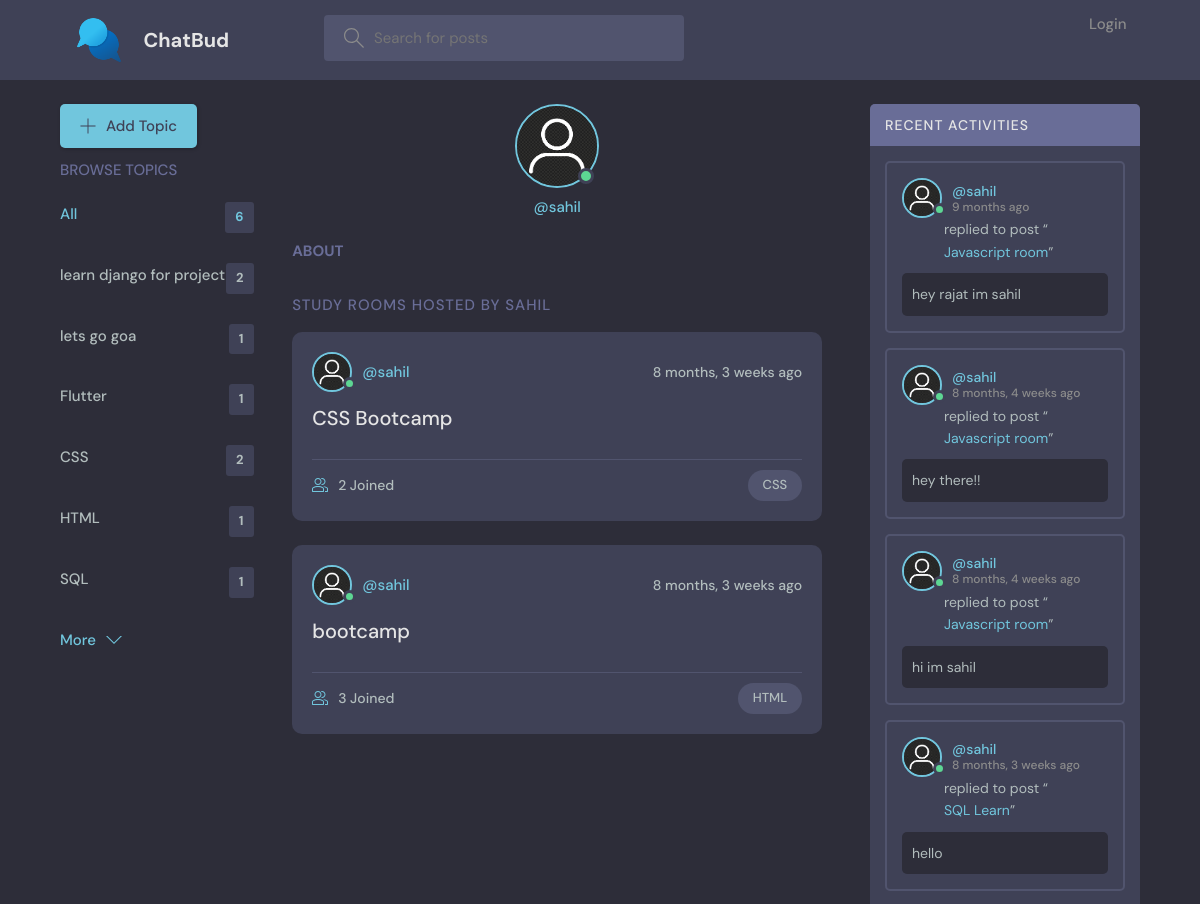
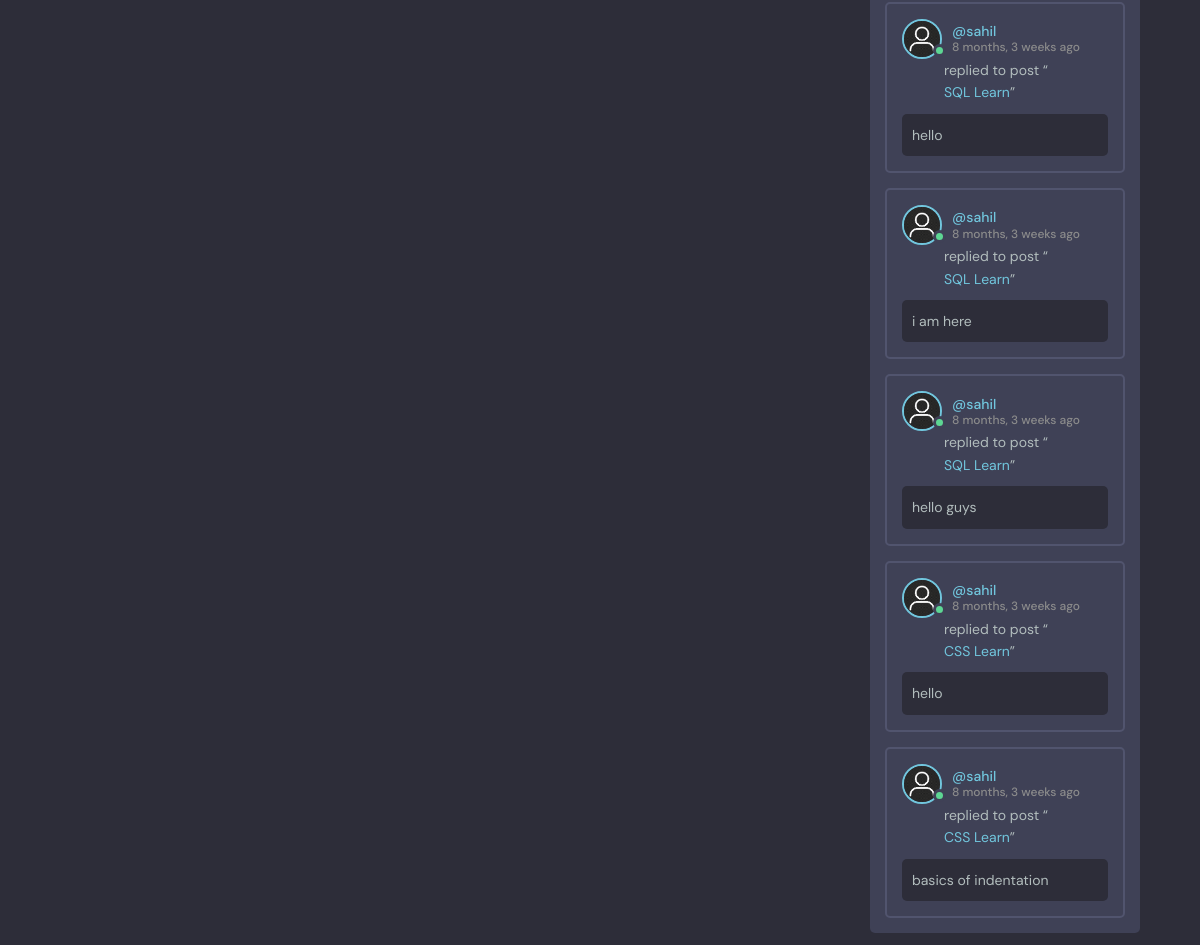
Screenshot of /user-profile/1/ with the database file from the repository (2 pictures, top to bottom).
### base/models.py (models this page shows, shortened)
class Topic(models.Model):
    name = models.CharField(max_length=200)

class Room(models.Model):
    host = models.ForeignKey(User, on_delete=models.SET_NULL, null=True)
    topic = models.ForeignKey(Topic, on_delete=models.SET_NULL, null=True)
    name = models.CharField(max_length=200)
    description = models.TextField(null=True, blank=True)
    participants = models.ManyToManyField(
        User, related_name='participants', blank=True, null=True)
    updated = models.DateTimeField(auto_now=True)
    created = models.DateTimeField(auto_now_add=True)
    class Meta:
        ordering = ['-updated', '-created']
    def __str__(self):
        return self.name

class Message(models.Model):
    user = models.ForeignKey(User, on_delete=models.CASCADE)
    room = models.ForeignKey(Room, on_delete=models.CASCADE)
    body = models.TextField()
    updated = models.DateTimeField(auto_now=True)
    created = models.DateTimeField(auto_now_add=True)

### base/views.py (the view)
# urls.py: path('user-profile/<str:pk>/', views.userProfile, name="userProfile"),
def userProfile(request, pk):
    user = User.objects.get(id=pk)
    rooms = user.room_set.all()
    room_messages = user.message_set.all()
    topics = Topic.objects.all()
    context = {'user': user, 'rooms': rooms,
               'room_messages': room_messages, 'topics': topics}
    return render(request, 'base/profile.html', context)

### base/templates/base/profile.html (shortened to what this page needs)
{% extends 'main.html' %} {% block content %} {% load static %}
<main class="profile-page layout layout--3">
  <div class="container">
    {% include 'base/topic_component.html' %}
    <div class="roomList">
      <div class="profile">
        <div class="profile__avatar">
          <div class="avatar avatar--large active">
            <img src="{% static 'images/user-img.png' %}" />
          </div>
        </div>
        <div class="profile__info">
          <p>@{{user.username}}</p>
        </div>
        <div class="profile__about">
          <h3>About</h3>
        </div>
      </div>
      <div class="roomList__header">
        <div>
          <h2>Study Rooms Hosted by {{user.username}}</h2>
        </div>
      </div>
      {% include 'base/feed_component.html' %}
    </div>
    {% include 'base/activity_component.html' %}
  </div>
</main>
{% endblock content %}

### base/templates/base/topic_component.html (shortened to what this page needs)
<div class="topics">
  <div class="topics__header">
    <div class="btn btn--main create-topic">
      <svg
        version="1.1"
        xmlns="http://www.w3.org/2000/svg"
        width="32"
        height="32"
        viewBox="0 0 32 32"
      >
        <title>add</title>
        <path
          d="M16.943 0.943h-1.885v14.115h-14.115v1.885h14.115v14.115h1.885v-14.115h14.115v-1.885h-14.115v-14.115z"
        ></path>
      </svg>
      Add Topic
    </div>
    <h2>Browse Topics</h2>
  </div>
  <ul class="topics__list">
    <li>
      <a href="{% url 'home' %}" class="active"
        >All <span>{{topics.count}}</span></a
      >
    </li>
    {% for topic in topics %}
    <li>
      <a href="{% url 'home' %}?q={{topic.name}}"
        >{{topic.name}}<span>{{topic.room_set.all.count}}</span></a
      >
    </li>
    {% endfor %}
  </ul>
  <a class="btn btn--link" href="#">
    More
    <svg
      version="1.1"
      xmlns="http://www.w3.org/2000/svg"
      width="32"
      height="32"
      viewBox="0 0 32 32"
    >
      <title>chevron-down</title>
      <path d="M16 21l-13-13h-3l16 16 16-16h-3l-13 13z"></path>
    </svg>
  </a>
</div>

### base/templates/base/feed_component.html (shortened to what this page needs)
{%load static%} {% for room in rooms %}
<div class="roomListRoom">
  <div class="roomListRoom__header">
    <a href="{%url 'userProfile' room.host.id%}" class="roomListRoom__author">
      <div class="avatar avatar--medium active">
        <img src="{% static 'images/user-img.png' %}" />
      </div>
      <span>@{{room.host.username}}</span>
    </a>
    <div class="roomListRoom__actions">
      <span>{{room.created|timesince}} ago</span>
    </div>
  </div>
  <div class="roomListRoom__content">
    <a href="{% url 'room' room.id %}">{{room.name}}</a>
  </div>
  <div class="roomListRoom__meta">
    <a href="{% url 'room' room.id %}" class="roomListRoom__joined">
      {{room.participants.all.count}} Joined
    </a>
    <p class="roomListRoom__topic">{{room.topic.name}}</p>
  </div>
</div>
{% endfor %}

### base/templates/base/activity_component.html (shortened to what this page needs)
{%load static%}
<div class="activities">
  <div class="activities__header">
    <h2>Recent Activities</h2>
  </div>
  {% for message in room_messages %}
  <div class="activities__box">
    <div class="activities__boxHeader roomListRoom__header">
      <a
        href="{% url 'userProfile' message.user.id %}"
        class="roomListRoom__author"
      >
        <div class="avatar avatar--medium active">
          <img src="{% static 'images/user-img.png' %}" />
        </div>
        <p>
          @{{message.user.username}}
          <span>{{message.created|timesince}} ago</span>
        </p>
      </a>
    </div>
    <div class="activities__boxContent">
      <p>
        replied to post “<a href="{% url 'room' message.room.id %}"
          >{{message.room}}</a
        >”
      </p>
      <div class="activities__boxRoomContent">{{message.body}}</div>
    </div>
  </div>
  {% endfor %}
</div>

### rows the page displays
Topic: name "learn django for project", room_set.all.count "2"
Topic: name "lets go goa", room_set.all.count "1"
Topic: name "Flutter", room_set.all.count "1"
Topic: name "CSS", room_set.all.count "2"
Topic: name "HTML", room_set.all.count "1"
Topic: name "SQL", room_set.all.count "1"
Room: host.username "sahil", created "8 months, 3 weeks", name "CSS Bootcamp", participants.all.count "2", topic.name "CSS"
Room: host.username "sahil", created "8 months, 3 weeks", name "bootcamp", participants.all.count "3", topic.name "HTML"
Message: user.username "sahil", created "9 months", room "Javascript room", body "hey rajat im sahil"
Message: user.username "sahil", created "8 months, 4 weeks", room "Javascript room", body "hey there!!"
Message: user.username "sahil", created "8 months, 4 weeks", room "Javascript room", body "hi im sahil"
Message: user.username "sahil", created "8 months, 3 weeks", room "SQL Learn", body "hello"
Message: user.username "sahil", created "8 months, 3 weeks", room "SQL Learn", body "hello"
Message: user.username "sahil", created "8 months, 3 weeks", room "SQL Learn", body "i am here"
Message: user.username "sahil", created "8 months, 3 weeks", room "SQL Learn", body "hello guys"
Message: user.username "sahil", created "8 months, 3 weeks", room "CSS Learn", body "hello"
Message: user.username "sahil", created "8 months, 3 weeks", room "CSS Learn", body "basics of indentation"

### other values shown
{{ topics.count }} "6"
{{ user.username }} "sahil"
{{ user.username }} "SAHIL"
